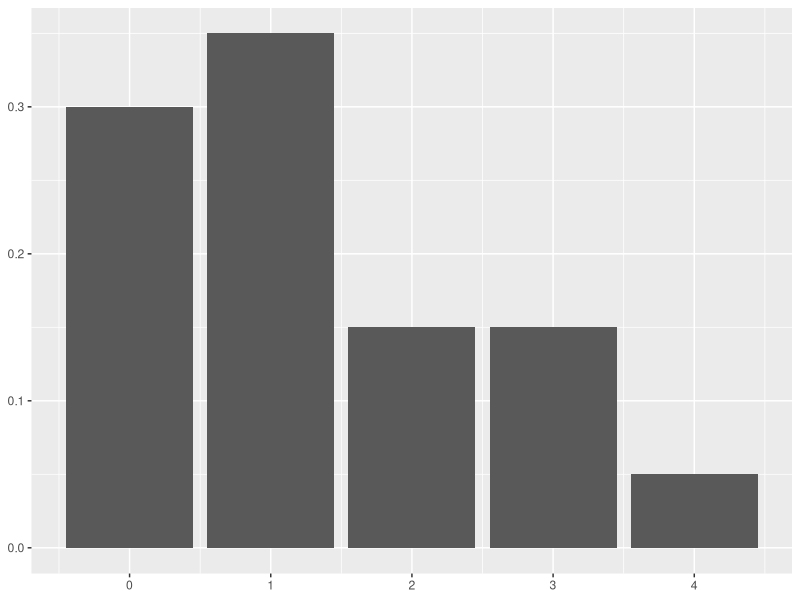

Write R code to recreate this figure.
## ---- chunk 1
knitr::opts_chunk$set(echo = TRUE, message=FALSE, error = TRUE)
library(tidyverse)
## ---- chunk 2
ships <- read_csv("../../data/ships.csv")
## ---- chunk 3
new_data <- function(data, n) {
  sample_n(data, size = n, replace = TRUE)
}
## ---- chunk 4
ggplot(mapping = aes(x = 0:4, y = c(0.3, 0.35, 0.15, 0.15, 0.05))) +
  geom_col() +
  theme(axis.title = element_blank())
## ---- chunk 5
reaction_times <- tibble(
  participant = 1:20,
  time = c(708, 510, 742, 720, 298,
           426, 339, 1638, 675, 1255,
           555, 353, 590, 339, 688,
           567, 809, 912, 1032, 450)
)
## ---- chunk 6
mad(reaction_times$time, constant = 1)
## ---- chunk 7
vaccination_status <- sample(0:1, size = 1014, replace = TRUE,
       prob = c(0.5, 0.5))
